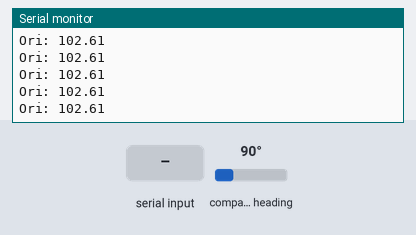
The sketch below on a simulated Arduino Uno, built with avr-gcc and run on an emulated ATmega328P. On the bench: the last lines printed to the serial monitor. The inputs (shaded band) are chosen by the test bench; at power-on: compass heading 90°.

Above: at 1.2 s.
1.3 s: "1" received over the second serial link
2.8 s: compass heading set to 7°
At 2.96 s:
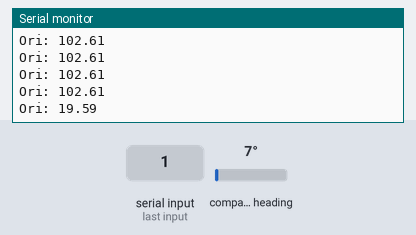
4.3 s: "0" received over the second serial link
5.8 s: compass heading set to 180°
At 5.82 s:
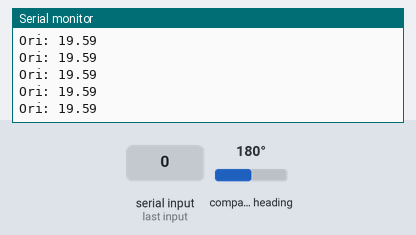
7.3 s: compass heading set to 7°
At 7.35 s:
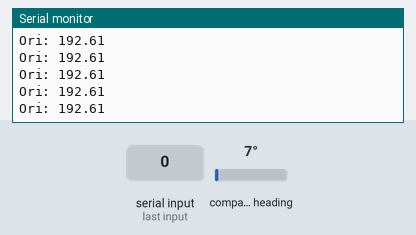
Timing chart, 0 to 10.3 s (numbered marks = the images above; inputs shaded):
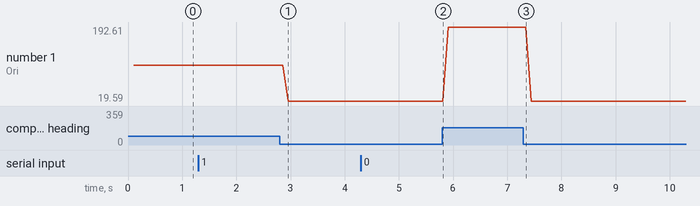

Measured:
- after the input at 2.8 s, the serial monitor: prints a new line after 0.16 s (image 1)
- plotted number 1: 102.61 → 19.59 after the input at 2.8 s, 19.59 → 192.61 after the input at 5.8 s

The sketch:

sensor_gps_brujula.ino
```cpp
#include <Wire.h>
#include <Adafruit_Sensor.h>
#include <Adafruit_HMC5883_U.h>
#include <SoftwareSerial.h>

SoftwareSerial gps(4, 3);
Adafruit_HMC5883_Unified mag = Adafruit_HMC5883_Unified(12345);
char dato = ' ';

void setup()
{
  Serial.begin(9600);
  gps.begin(9600);

  if (!mag.begin())
  {
    Serial.println("Ooops, no HMC5883 detected ... Check your wiring!");
    while (1);
  }
}

void loop()
{
  String gpsData = "";

  // Capturar datos del GPS
  while (gps.available())
  {
    dato = gps.read();
    gpsData += dato;
  }

  // Capturar datos de orientación
  sensors_event_t event;
  mag.getEvent(&event);
  float heading = atan2(event.magnetic.y, event.magnetic.x);

  // Ajustar la declinación magnética
  float declinationAngle = 0.22;
  heading += declinationAngle;

  if (heading < 0) heading += 2 * PI;
  if (heading > 2 * PI) heading -= 2 * PI;

  float headingDegrees = heading * 180 / M_PI;

  // Imprimir datos en una sola línea
  Serial.print(gpsData);
  delay(100);
  Serial.println("");
  Serial.print("Ori: ");
  Serial.println(headingDegrees);

}
```
